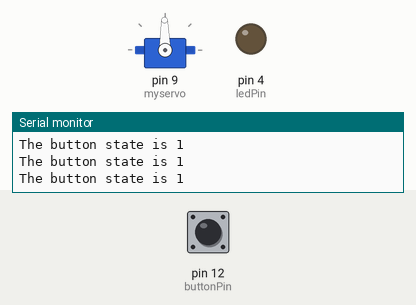
Bench run of a sketch on a simulated Arduino Uno, built with avr-gcc and run on an emulated ATmega328P. On the bench: servo, output pins drawn as LEDs (lit = HIGH), the last lines printed to the serial monitor. The inputs (shaded band) are chosen by the test bench; at power-on: pin 12 (buttonPin) HIGH.

Above: at 1.2 s.
1.3 s: pin 12 (buttonPin) pulled LOW for 0.15 s
At 2.4 s:
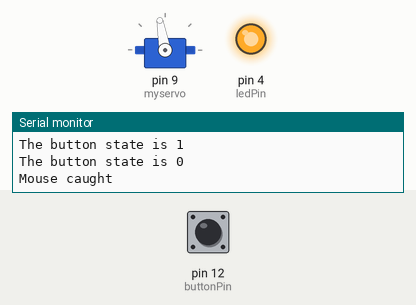
Timing chart, 0 to 5.9 s (numbered marks = the images above; inputs shaded):
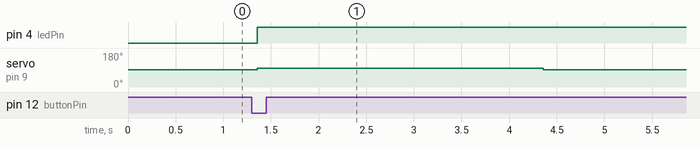

The sketch:

mousetrap_20121117d.ino
```cpp
/* First try on a mousetrap - basically receive signal from a switch/photocell/something, and activate a servo certain amount */

#include <Servo.h>
Servo myservo;

const int buttonPin = 12;
const int ledPin = 4;
int buttonState = 0;
boolean ignoreButtonPush = false;

void setup(){
  pinMode(buttonPin, INPUT);
  pinMode(ledPin, OUTPUT);
  Serial.begin(9600);
  myservo.attach(9);
  myservo.write(91);
}

void loop(){
  buttonState = digitalRead(buttonPin);
  Serial.print("The button state is ");
  Serial.println(buttonState);
  if (buttonState == 0 && ignoreButtonPush == false) {
    ignoreButtonPush = true;
    // set trap
    trapSprung();
    //delay(3000); // simulate move the motor for three second
    //trapSprung = false;
    //myservo.write(91);
    //return;
  }
 }

void trapSprung() {
  Serial.print("Mouse caught");
  digitalWrite(ledPin, HIGH);
  myservo.write(100); //start the servo
  delay(3000);
  myservo.write(91); //stop the servo
}
```

Measured:
- after the input at 1.3 s, pin 4 (ledPin): LOW → HIGH after 0.06 s; servo on pin 9 (myservo): 91° → 100° after 0.06 s, → 91° 3.0 s later
